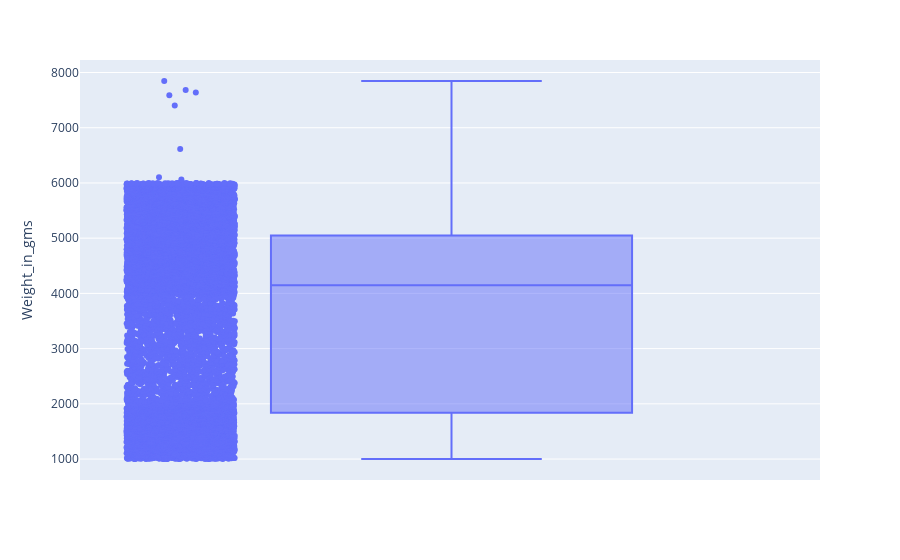

Notebook source saved alongside this figure:
### Code cell
fig = px.box(df, y="Weight_in_gms", points="all")
fig.show()

### Figure 1 — Plotly figure (JSON) as saved in the notebook; plotly's stock layout.template omitted (floating-point values rounded to 4 significant figures; data arrays with more than 128 entries replaced by an {"elided": "..."} marker saying what was removed)
{"data": [{"alignmentgroup": "True", "boxpoints": "all", "hovertemplate": "Weight_in_gms=%{y}<extra></extra>", "legendgroup": "", "marker": {"color": "#636efa"}, "name": "", "notched": false, "offsetgroup": "", "orientation": "v", "showlegend": false, "type": "box", "x0": " ", "xaxis": "x", "y": {"elided": "10999 int values"}, "y0": " ", "yaxis": "y"}], "layout": {"boxmode": "group", "legend": {"tracegroupgap": 0}, "margin": {"t": 60}, "xaxis": {"anchor": "y", "domain": [0, 1]}, "yaxis": {"anchor": "x", "domain": [0, 1], "title": {"text": "Weight_in_gms"}}}}
